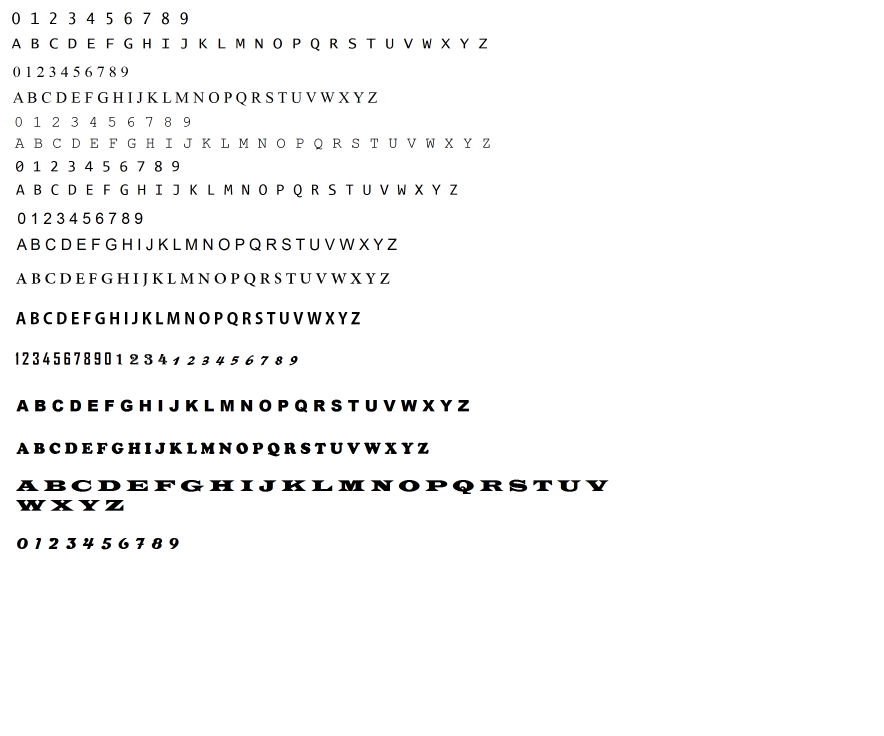
#> input picture training_chars.png, 2652 x 2208 px (shown at 1/3 size)
$ python -i ProcessImage.py   (imports and definitions only)   (Python 2 division)   (older library calls are emulated)
#> lines starting #> are read from the running program, lines starting #| are printed output that depends on the picture; after the words box and inside, x2 and y2 are one past the last pixel; in counts of white or black regions, pixels touching at a corner belong together
#> further down, picture is the input picture: shape (2208, 2652, 3); mean B, G, R 248.4, 248.4, 248.4

import cv2
import numpy as np
import math
import PossibleChar
SCALAR_WHITE = (255.0, 255.0, 255.0)
SCALAR_GREEN = (0.0, 255.0, 0.0)
GAUSSIAN_SMOOTH_FILTER_SIZE = (5, 5)
ADAPTIVE_THRESH_BLOCK_SIZE = 19
ADAPTIVE_THRESH_WEIGHT = 9
###########################
#ann = cv2.ml.ANN_MLP_create()
#clf = MLPClassifier(solver='lbfgs', alpha=1e-5,hidden_layer_sizes=(300, 2), random_state=1)

MIN_PIXEL_WIDTH =10
MIN_PIXEL_HEIGHT =20

MIN_ASPECT_RATIO = 0.2
MAX_ASPECT_RATIO = 0.8

MIN_PIXEL_AREA = 150

MIN_DIAG_SIZE_MULTIPLE_AWAY = 0.01
MAX_DIAG_SIZE_MULTIPLE_AWAY = 10.0

MAX_CHANGE_IN_AREA = 0.5

MAX_CHANGE_IN_WIDTH = 0.8
MAX_CHANGE_IN_HEIGHT = 0.2

MAX_ANGLE_BETWEEN_CHARS = 12.0

MIN_NUMBER_OF_MATCHING_CHARS = 3
RESIZED_CHAR_IMAGE_WIDTH = 20
RESIZED_CHAR_IMAGE_HEIGHT = 30


MIN_CONTOUR_AREA = 70

PLATE_WIDTH_PADDING_FACTOR = 1.3
PLATE_HEIGHT_PADDING_FACTOR = 1.5
kNearest = cv2.ml.KNearest_create()


###################################################################################################
class ProcessImage:


 imgPlate = None
 imgGrayscale = None
 imgThresh = None

 LocationOfPlateInScene = None

 strChars = ""

 # [178 lines left out: functions loadKNNDataAndTrainKNN, checkIfPossibleChar, distanceBetweenChars, angleBetweenChars, initPlate, recognizeChars, not called in this run]


##############################################################

 def preprocess(self,imgOriginal):

     imgGrayscale = self.extractValue(imgOriginal)
     imgMaxContrastGrayscale = self.maximizeContrast(imgGrayscale)

     height, width = imgGrayscale.shape

     imgBlurred = np.zeros((height, width, 1), np.uint8)

     imgBlurred = cv2.GaussianBlur(imgMaxContrastGrayscale, GAUSSIAN_SMOOTH_FILTER_SIZE, 0)

     imgThresh = cv2.adaptiveThreshold(imgBlurred, 255.0, cv2.ADAPTIVE_THRESH_GAUSSIAN_C, cv2.THRESH_BINARY_INV, ADAPTIVE_THRESH_BLOCK_SIZE, ADAPTIVE_THRESH_WEIGHT)
     #flag=flag+1
     kernel = np.ones((2,2),np.uint8)
     erosion = cv2.erode(imgThresh,kernel,iterations = 1)
     #cv2.imshow("erosion", erosion)
     return imgGrayscale, erosion

 def extractValue(self,imgOriginal):
    height, width, numChannels = imgOriginal.shape
#> height = 2208; width = 2652; numChannels = 3

    imgHSV = np.zeros((height, width, 3), np.uint8)

    imgHSV = cv2.cvtColor(imgOriginal, cv2.COLOR_BGR2HSV)
#> imgHSV: shape (2208, 2652, 3); mean H, S, V 0.4, 1.3, 248.8

    imgHue, imgSaturation, imgValue = cv2.split(imgHSV)
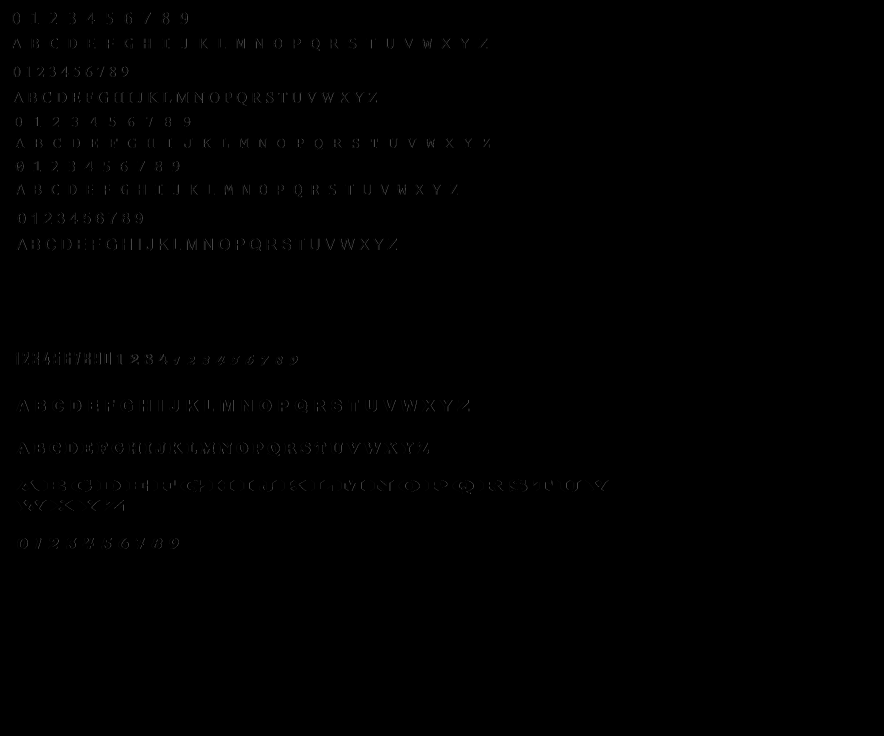
#> imgHue: shape (2208, 2652) (shown at 1/3 size); min 0, max 165, mean 0.4

    return imgValue
###################################################################################################

 def maximizeContrast(self,imgGrayscale):

    height, width = imgGrayscale.shape
#> height = 2208; width = 2652

    imgTopHat = np.zeros((height, width, 1), np.uint8)
    imgBlackHat = np.zeros((height, width, 1), np.uint8)

    structuringElement = cv2.getStructuringElement(cv2.MORPH_RECT, (3, 3))

    imgTopHat = cv2.morphologyEx(imgGrayscale, cv2.MORPH_TOPHAT, structuringElement)
    imgBlackHat = cv2.morphologyEx(imgGrayscale, cv2.MORPH_BLACKHAT, structuringElement)

    imgGrayscalePlusTopHat = cv2.add(imgGrayscale, imgTopHat)
    imgGrayscalePlusTopHatMinusBlackHat = cv2.subtract(imgGrayscalePlusTopHat, imgBlackHat)
    return imgGrayscalePlusTopHatMinusBlackHat

##############################################################


############################################################
'''
 def detectPlatesInScene(self,imgOriginalScene):
    listOfPossiblePlates = []
    height, width, numChannels = imgOriginalScene.shape

    imgGrayscaleScene = np.zeros((height, width, 1), np.uint8)
    imgThreshScene = np.zeros((height, width, 1), np.uint8)
    imgContours = np.zeros((height, width, 3), np.uint8)


    cv2.imshow("ROI", imgOriginalScene)
    cv2.waitKey(0)
    preprocessObj=Preprocess.Preprocess()
    imgGrayscaleScene, imgThreshScene = preprocessObj.preprocess(imgOriginalScene)


    cv2.imshow("ROI-grayscale", imgGrayscaleScene)
    cv2.waitKey(0)
    cv2.imshow("ROI-threshold", imgThreshScene)
    cv2.waitKey(0)
    listOfPossibleCharsInScene = self.findPossibleCharsInScene(imgThreshScene,imgOriginalScene)
    print "findPossibleCharsInScene Returned"
    #if Main.showSteps == True:
        #print "step 2 - len(listOfPossibleCharsInScene) = " + str(len(listOfPossibleCharsInScene))

    imgContours = np.zeros((height, width, 3), np.uint8)

    contours = []

    for possibleChar in listOfPossibleCharsInScene:
            contours.append(possibleChar.contour)

    cv2.drawContours(imgContours, contours, -1, SCALAR_WHITE)
    cv2.imshow("ROI-contour", imgContours)
    cv2.waitKey(0)
    listOfListsOfMatchingCharsInScene = self.findListOfListsOfMatchingChars(listOfPossibleCharsInScene)


    for listOfMatchingChars in listOfListsOfMatchingCharsInScene:
        possiblePlate = self.extractPlate(imgOriginalScene, listOfMatchingChars)

        if possiblePlate.imgPlate is not None:
            listOfPossiblePlates.append(possiblePlate)
    return listOfPossiblePlates

###################################################################################################

 def findPossibleCharsInScene(self,imgThresh,imgOriginalScene):
    listOfPossibleChars = []

    intCountOfPossibleChars = 0

    imgThreshCopy = imgThresh.copy()

    imgContours, contours, hierarchy = cv2.findContours(imgThreshCopy, cv2.RETR_LIST, cv2.CHAIN_APPROX_SIMPLE)

    height, width = imgThresh.shape
    imgContours = np.zeros((height, width, 3), np.uint8)


    for i in range(0, len(contours)):

        #if Main.showSteps == True:
        cv2.drawContours(imgContours, contours, i, SCALAR_WHITE)
        possibleChar = PossibleChar.PossibleChar(contours[i])
        if self.checkIfPossibleChar(possibleChar):
            intCountOfPossibleChars = intCountOfPossibleChars + 1
            listOfPossibleChars.append(possibleChar)
    return listOfPossibleChars


###################################################################################################


 def extractPlate(self,imgOriginal, listOfMatchingChars):
    possiblePlate = PossiblePlate.PossiblePlate()

    listOfMatchingChars.sort(key = lambda matchingChar: matchingChar.intCenterX)

    fltPlateCenterX = (listOfMatchingChars[0].intCenterX + listOfMatchingChars[len(listOfMatchingChars) - 1].intCenterX) / 2.0
    fltPlateCenterY = (listOfMatchingChars[0].intCenterY + listOfMatchingChars[len(listOfMatchingChars) - 1].intCenterY) / 2.0

    ptPlateCenter = fltPlateCenterX, fltPlateCenterY

    intPlateWidth = int((listOfMatchingChars[len(listOfMatchingChars) - 1].intBoundingRectX + listOfMatchingChars[len(listOfMatchingChars) - 1].intBoundingRectWidth - listOfMatchingChars[0].intBoundingRectX) * PLATE_WIDTH_PADDING_FACTOR)

    intTotalOfCharHeights = 0

    for matchingChar in listOfMatchingChars:
        intTotalOfCharHeights = intTotalOfCharHeights + matchingChar.intBoundingRectHeight

    fltAverageCharHeight = intTotalOfCharHeights / len(listOfMatchingChars)

    intPlateHeight = int(fltAverageCharHeight * PLATE_HEIGHT_PADDING_FACTOR)

    fltOpposite = listOfMatchingChars[len(listOfMatchingChars) - 1].intCenterY - listOfMatchingChars[0].intCenterY
    fltHypotenuse = self.distanceBetweenChars(listOfMatchingChars[0], listOfMatchingChars[len(listOfMatchingChars) - 1])
    fltCorrectionAngleInRad = math.asin(fltOpposite / fltHypotenuse)
    fltCorrectionAngleInDeg = fltCorrectionAngleInRad * (180.0 / math.pi)

    possiblePlate.rrLocationOfPlateInScene = ( tuple(ptPlateCenter), (intPlateWidth, intPlateHeight), fltCorrectionAngleInDeg )


    rotationMatrix = cv2.getRotationMatrix2D(tuple(ptPlateCenter), fltCorrectionAngleInDeg, 1.0)

    height, width, numChannels = imgOriginal.shape

    imgRotated = cv2.warpAffine(imgOriginal, rotationMatrix, (width, height))

    imgCropped = cv2.getRectSubPix(imgRotated, (intPlateWidth, intPlateHeight), tuple(ptPlateCenter))

    possiblePlate.imgPlate = imgCropped

    return possiblePlate

 ######################################################


 def detectCharsInPlates(self,Plates):
    imgContours = None
    contours = []
    PreprocessObj=Preprocess.Preprocess()

    #if len(Plates) == 0:
     #   return Plates


    #for possiblePlate in listOfPossiblePlates:

    Plates.imgGrayscale, Plates.imgThresh = PreprocessObj.preprocess(Plates.imgPlate)
    Plates.imgPlate=cv2.resize(Plates.imgPlate, (0, 0), fx = 1.6, fy = 1.6)
    #Plates.imgGrayscale=cv2.resize(Plates.imgGrayScale, (0, 0), fx = 1.6, fy = 1.6)
    Plates.imgThresh = cv2.resize(Plates.imgThresh, (0, 0), fx = 1.6, fy = 1.6)
    cv2.imshow("plateGrayscale",Plates.imgGrayscale)
    cv2.imshow("plateThresh",Plates.imgThresh)
    thresholdValue, Plates.imgThresh = cv2.threshold(Plates.imgThresh, 0.0, 255.0, cv2.THRESH_BINARY | cv2.THRESH_OTSU)
    listOfPossibleCharsInPlate = self.findPossibleCharsInPlate(Plates.imgGrayscale, Plates.imgThresh)
    height, width, numChannels = Plates.imgPlate.shape
    imgContours = np.zeros((height, width, 3), np.uint8)
    del contours[:]

    for possibleChar in listOfPossibleCharsInPlate:
        contours.append(possibleChar.contour)

    cv2.drawContours(imgContours, contours, -1, SCALAR_WHITE)
    cv2.imshow("plateContours",imgContours)
    listOfListsOfMatchingCharsInPlate = self.findListOfListsOfMatchingChars(listOfPossibleCharsInPlate)

    if (len(listOfListsOfMatchingCharsInPlate) == 0):
        Plates.strChars = ""
        #continue

    for i in range(0, len(listOfListsOfMatchingCharsInPlate)):
        listOfListsOfMatchingCharsInPlate[i].sort(key = lambda matchingChar: matchingChar.intCenterX)
        listOfListsOfMatchingCharsInPlate[i] = self.removeInnerOverlappingChars(listOfListsOfMatchingCharsInPlate[i])

    intLenOfLongestListOfChars = 0
    intIndexOfLongestListOfChars = 0

    for i in range(0, len(listOfListsOfMatchingCharsInPlate)):
        if len(listOfListsOfMatchingCharsInPlate[i]) > intLenOfLongestListOfChars:
            intLenOfLongestListOfChars = len(listOfListsOfMatchingCharsInPlate[i])
            intIndexOfLongestListOfChars = i

    longestListOfMatchingCharsInPlate = listOfListsOfMatchingCharsInPlate[intIndexOfLongestListOfChars]
    Plates.strChars = self.recognizeCharsInPlate(Plates.imgThresh, longestListOfMatchingCharsInPlate)
    #return listOfPossiblePlates


    return Plates

###################################################################################################
 def findPossibleCharsInPlate(self,imgGrayscale, imgThresh):
    listOfPossibleChars = []
    contours = []
    imgThreshCopy = imgThresh.copy()

    imgContours, contours, npaHierarchy = cv2.findContours(imgThreshCopy, cv2.RETR_LIST, cv2.CHAIN_APPROX_SIMPLE)

    for contour in contours:
        possibleChar = PossibleChar.PossibleChar(contour)

        if self.checkIfPossibleChar(possibleChar):
            listOfPossibleChars.append(possibleChar)

    return listOfPossibleChars
 '''
###################################################################################################
'''
 def findListOfListsOfMatchingChars(self,listOfPossibleChars):
    listOfListsOfMatchingChars = []

    for possibleChar in listOfPossibleChars:
        listOfMatchingChars = self.findListOfMatchingChars(possibleChar, listOfPossibleChars)
        listOfMatchingChars.append(possibleChar)
        if len(listOfMatchingChars) < MIN_NUMBER_OF_MATCHING_CHARS:
            continue
        listOfListsOfMatchingChars.append(listOfMatchingChars)
        listOfPossibleCharsWithCurrentMatchesRemoved = []
        listOfPossibleCharsWithCurrentMatchesRemoved = list(set(listOfPossibleChars) - set(listOfMatchingChars))
        recursiveListOfListsOfMatchingChars = self.findListOfListsOfMatchingChars(listOfPossibleCharsWithCurrentMatchesRemoved)
        for recursiveListOfMatchingChars in recursiveListOfListsOfMatchingChars:
            listOfListsOfMatchingChars.append(recursiveListOfMatchingChars)
        break
    return listOfListsOfMatchingChars


###################################################################################################
 def findListOfMatchingChars(self,possibleChar, listOfChars):
    listOfMatchingChars = []
    for possibleMatchingChar in listOfChars:
        if possibleMatchingChar == possibleChar:

            continue
        fltDistanceBetweenChars = self.distanceBetweenChars(possibleChar, possibleMatchingChar)

        fltAngleBetweenChars = self.angleBetweenChars(possibleChar, possibleMatchingChar)

        fltChangeInArea = float(abs(possibleMatchingChar.intBoundingRectArea - possibleChar.intBoundingRectArea)) / float(possibleChar.intBoundingRectArea)

        fltChangeInWidth = float(abs(possibleMatchingChar.intBoundingRectWidth - possibleChar.intBoundingRectWidth)) / float(possibleChar.intBoundingRectWidth)
        fltChangeInHeight = float(abs(possibleMatchingChar.intBoundingRectHeight - possibleChar.intBoundingRectHeight)) / float(possibleChar.intBoundingRectHeight)


        if (fltDistanceBetweenChars < (possibleChar.fltDiagonalSize * MAX_DIAG_SIZE_MULTIPLE_AWAY) and
            fltAngleBetweenChars < MAX_ANGLE_BETWEEN_CHARS and
            fltChangeInArea < MAX_CHANGE_IN_AREA and
            fltChangeInWidth < MAX_CHANGE_IN_WIDTH and
            fltChangeInHeight < MAX_CHANGE_IN_HEIGHT):

            listOfMatchingChars.append(possibleMatchingChar)
    return listOfMatchingChars

 '''

'''
 def removeInnerOverlappingChars(self,listOfMatchingChars):
    listOfMatchingCharsWithInnerCharRemoved = list(listOfMatchingChars)

    for currentChar in listOfMatchingChars:
        for otherChar in listOfMatchingChars:
            if currentChar != otherChar:

                if self.distanceBetweenChars(currentChar, otherChar) < (currentChar.fltDiagonalSize * MIN_DIAG_SIZE_MULTIPLE_AWAY):

                    if currentChar.intBoundingRectArea < otherChar.intBoundingRectArea:
                        if currentChar in listOfMatchingCharsWithInnerCharRemoved:
                            listOfMatchingCharsWithInnerCharRemoved.remove(currentChar)
                            print "contour removed"

                    else:
                        if otherChar in listOfMatchingCharsWithInnerCharRemoved:
                            listOfMatchingCharsWithInnerCharRemoved.remove(otherChar)

    return listOfMatchingCharsWithInnerCharRemoved

###################################################################################################
 def recognizeCharsInPlate(self,imgThresh, listOfMatchingChars):

    strChars = ""

    height, width = imgThresh.shape

    imgThreshColor = np.zeros((height, width, 3), np.uint8)

    listOfMatchingChars.sort(key = lambda matchingChar: matchingChar.intCenterX)

    cv2.cvtColor(imgThresh, cv2.COLOR_GRAY2BGR, imgThreshColor)

#############
    for currentChar in listOfMatchingChars:
        pt1 = (currentChar.intBoundingRectX, currentChar.intBoundingRectY)
        pt2 = ((currentChar.intBoundingRectX + currentChar.intBoundingRectWidth), (currentChar.intBoundingRectY + currentChar.intBoundingRectHeight))

        cv2.rectangle(imgThreshColor, pt1, pt2,SCALAR_GREEN, 2)

        cv2.imshow("individual characters",imgThreshColor)
        imgROI = imgThresh[currentChar.intBoundingRectY : currentChar.intBoundingRectY + currentChar.intBoundingRectHeight,
                           currentChar.intBoundingRectX : currentChar.intBoundingRectX + currentChar.intBoundingRectWidth]
        imgROIResized = cv2.resize(imgROI, (RESIZED_CHAR_IMAGE_WIDTH, RESIZED_CHAR_IMAGE_HEIGHT))

        npaROIResized = imgROIResized.reshape((1, RESIZED_CHAR_IMAGE_WIDTH * RESIZED_CHAR_IMAGE_HEIGHT))

        npaROIResized = np.float32(npaROIResized)


        retval, npaResults, neigh_resp, dists = kNearest.findNearest(npaROIResized, k = 1)
        strCurrentChar = str(chr(int(npaResults[0])))

        strChars = strChars + strCurrentChar
    return strChars


        #print ann.predict(npaROIResized)


        #sklearn mlp
        #print str(chr(int(clf.predict(npaROIResized))))


    #if Main.showSteps == True: # show steps
     #   cv2.imshow("10", imgThreshColor)


'''
############################################

>>> import cv2
>>> picture = cv2.imread('training_chars.png')
>>> result = ProcessImage().preprocess(picture)
#> in preprocess, `imgThresh = cv2.adaptiveThreshold(imgBlurred, 255.0, cv2.ADAPTIVE_THRE..`:
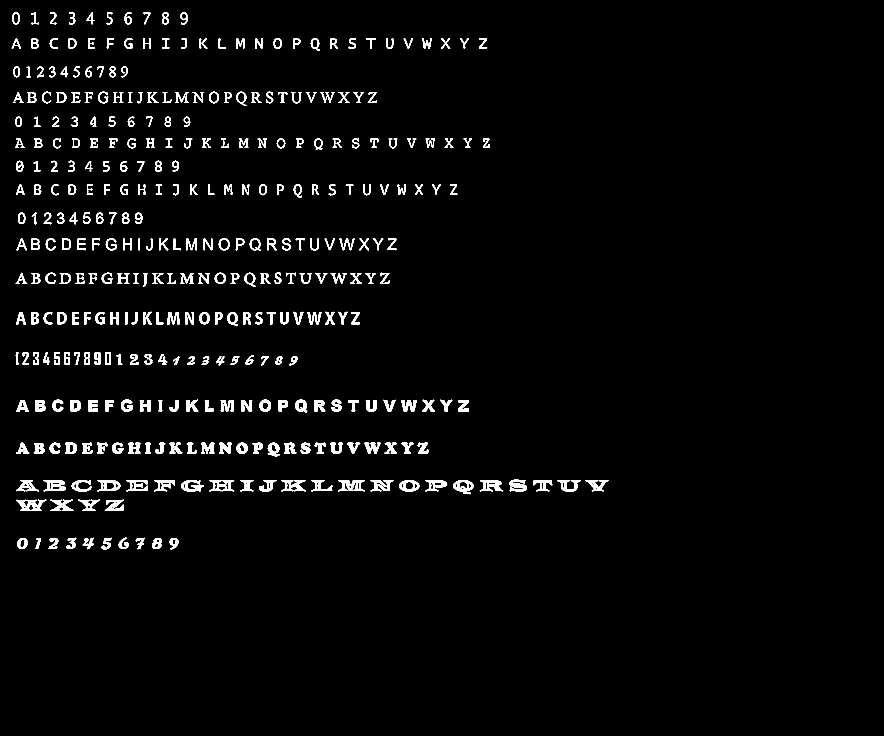
#> imgThresh: shape (2208, 2652) (shown at 1/3 size); 2.6% white; 345 white regions (1 under 20 px), largest, box (x1, y1, x2, y2) and area: (48, 1499, 139, 1533) 1577, (1014, 1440, 1095, 1474) 1545, (628, 1440, 703, 1474) 1322
#> in preprocess, `erosion = cv2.erode(imgThresh,kernel,iterations = 1)`:
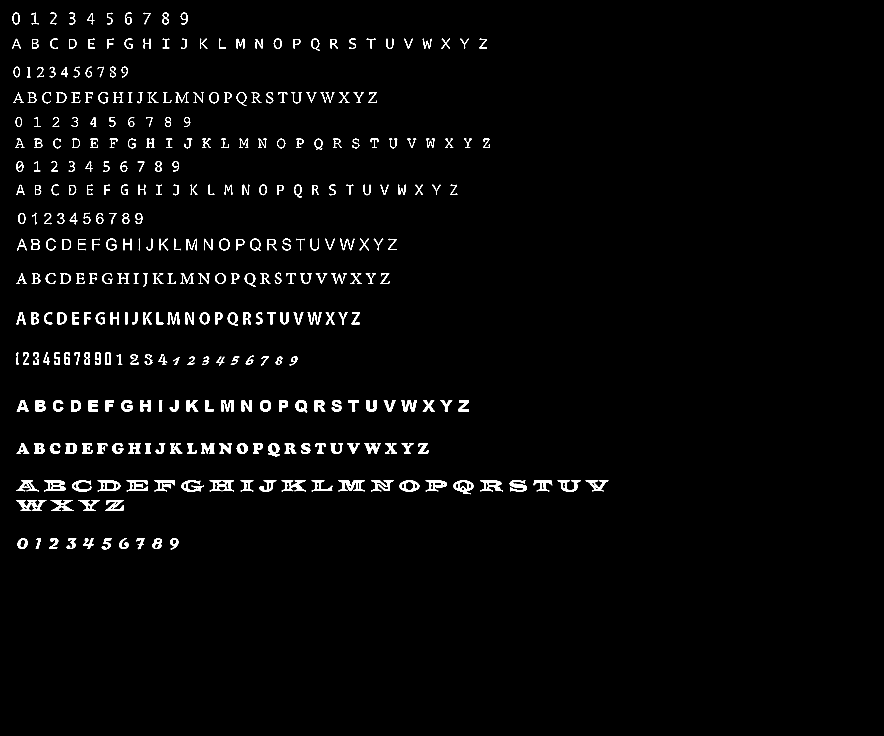
#> erosion: shape (2208, 2652) (shown at 1/3 size); 2% white; 351 white regions (1 under 20 px), largest, box (x1, y1, x2, y2) and area: (49, 1500, 139, 1533) 1284, (1015, 1441, 1094, 1474) 1276, (132, 1441, 197, 1474) 1089
